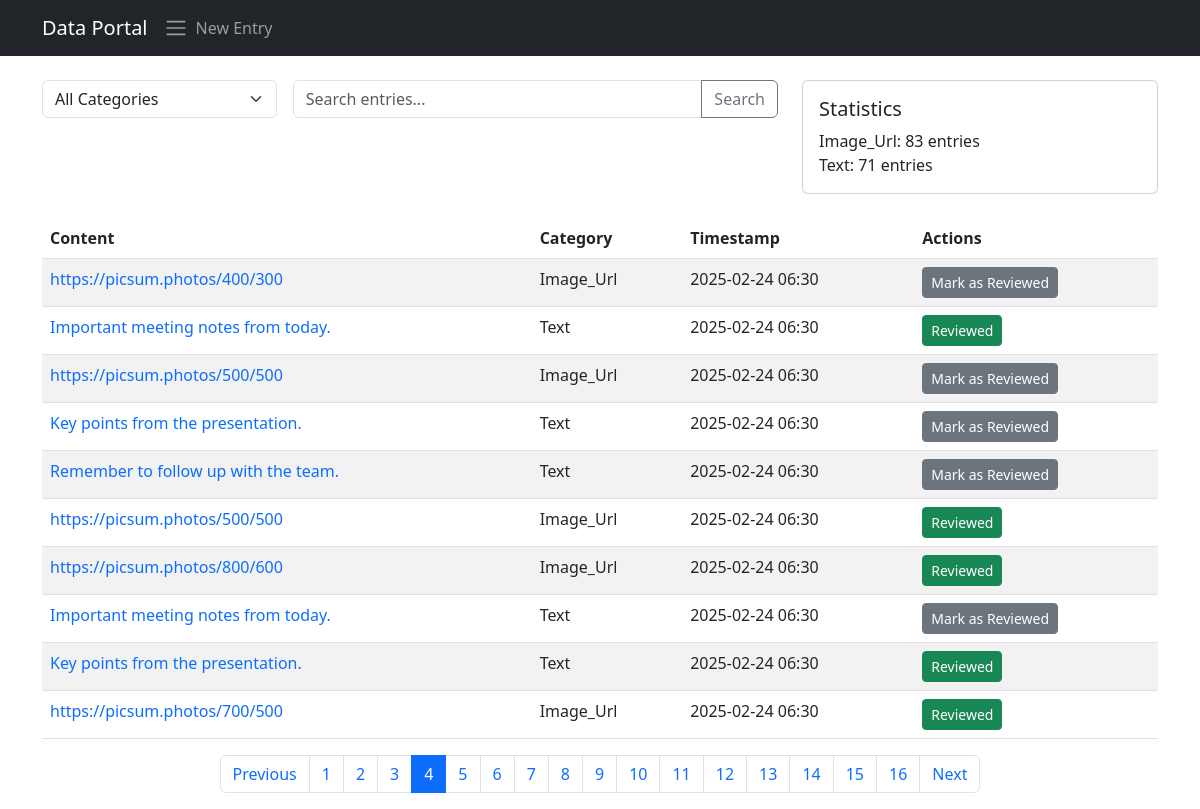
/?page=4, run on the app's committed database.
### entries/models.py (models this page shows, shortened)
class DataEntry(models.Model):
    CATEGORY_CHOICES = [
        ('text', 'Text'),
        ('image_url', 'Image URL'),
    ]
    content = models.TextField(help_text='Enter the content or URL')
    category = models.CharField(max_length=20, choices=CATEGORY_CHOICES, default='text')
    is_reviewed = models.BooleanField(default=False)
    timestamp = models.DateTimeField(auto_now_add=True)
    class Meta:
        verbose_name_plural = 'Data Entries'
        ordering = ['-timestamp']

### entries/views.py (the view)
# urls.py: path('', views.entry_list, name='entry_list'),
def entry_list(request):
    category_filter = request.GET.get('category')
    search_query = request.GET.get('search')
    entries = DataEntry.objects.all()
    if category_filter:
        entries = entries.filter(category=category_filter)
    if search_query:
        entries = entries.filter(content__icontains=search_query)
    paginator = Paginator(entries, 10)  # Show 10 entries per page
    page_number = request.GET.get('page')
    page_obj = paginator.get_page(page_number)
    category_stats = DataEntry.objects.values('category').annotate(count=Count('id'))
    context = {
        'page_obj': page_obj,
        'category_stats': category_stats,
        'category_filter': category_filter,
        'search_query': search_query,
    }
    return render(request, 'entries/entry_list.html', context)

### entries/templates/entries/entry_list.html (shortened to what this page needs)
{% extends 'entries/base.html' %}
{% block content %}
<div class="row mb-4">
    <div class="col-md-8">
        <form method="get" class="row g-3">
            <div class="col-md-4">
                <select name="category" class="form-select" onchange="this.form.submit()" title="Filter entries by category" aria-label="Filter entries by category">
                    <option value="">All Categories</option>
                </select>
            </div>
            <div class="col-md-8">
                <div class="input-group">
                    <input type="text" name="search" class="form-control" placeholder="Search entries..." value="{{ search_query|default:'' }}">
                    <button class="btn btn-outline-secondary" type="submit">Search</button>
                </div>
            </div>
        </form>
    </div>
    <div class="col-md-4">
        <div class="card">
            <div class="card-body">
                <h5 class="card-title">Statistics</h5>
                <ul class="list-unstyled mb-0">
                    {% for stat in category_stats %}
                    <li>{{ stat.category|title }}: {{ stat.count }} entries</li>
                    {% endfor %}
                </ul>
            </div>
        </div>
    </div>
</div>
<div class="table-responsive">
    <table class="table table-striped">
        <thead>
            <tr>
                <th>Content</th>
                <th>Category</th>
                <th>Timestamp</th>
                <th>Actions</th>
            </tr>
        </thead>
        <tbody>
            {% for entry in page_obj %}
            <tr>
                <td><a href="{% url 'entry_detail' entry.id %}" class="text-decoration-none">{{ entry.content }}</a></td>
                <td>{{ entry.category|title }}</td>
                <td>{{ entry.timestamp|date:"Y-m-d H:i" }}</td>
                <td>
                    <button class="btn btn-sm btn-{{ entry.is_reviewed|yesno:'success,secondary' }}"
                            hx-post="{% url 'toggle_review' entry.id %}"
                            hx-swap="outerHTML"
                            hx-headers='{"X-CSRFToken": "{{ csrf_token }}"}'>
                        {{ entry.is_reviewed|yesno:'Reviewed,Mark as Reviewed' }}
                    </button>
                </td>
            </tr>
            {% empty %}
            <tr>
                <td colspan="4" class="text-center">No entries found.</td>
            </tr>
            {% endfor %}
        </tbody>
    </table>
</div>
{% if page_obj.paginator.num_pages > 1 %}
<nav aria-label="Page navigation">
    <ul class="pagination justify-content-center">
        {% if page_obj.has_previous %}
        <li class="page-item">
            <a class="page-link" href="?page={{ page_obj.previous_page_number }}{% if category_filter %}&category={{ category_filter }}{% endif %}{% if search_query %}&search={{ search_query }}{% endif %}">Previous</a>
        </li>
        {% endif %}
        {% for num in page_obj.paginator.page_range %}
        <li class="page-item {% if num == page_obj.number %}active{% endif %}">
            <a class="page-link" href="?page={{ num }}{% if category_filter %}&category={{ category_filter }}{% endif %}{% if search_query %}&search={{ search_query }}{% endif %}">{{ num }}</a>
        </li>
        {% endfor %}
        {% if page_obj.has_next %}
        <li class="page-item">
            <a class="page-link" href="?page={{ page_obj.next_page_number }}{% if category_filter %}&category={{ category_filter }}{% endif %}{% if search_query %}&search={{ search_query }}{% endif %}">Next</a>
        </li>
        {% endif %}
    </ul>
</nav>
{% endif %}
{% endblock %}

### data on the page
DataEntry: content "https://picsum.photos/400/300", category "Image_Url", timestamp "2025-02-24 06:30", is_reviewed "Mark as Reviewed"
DataEntry: content "Important meeting notes from today.", category "Text", timestamp "2025-02-24 06:30", is_reviewed "Reviewed"
DataEntry: content "https://picsum.photos/500/500", category "Image_Url", timestamp "2025-02-24 06:30", is_reviewed "Mark as Reviewed"
DataEntry: content "Key points from the presentation.", category "Text", timestamp "2025-02-24 06:30", is_reviewed "Mark as Reviewed"
DataEntry: content "Remember to follow up with the team.", category "Text", timestamp "2025-02-24 06:30", is_reviewed "Mark as Reviewed"
DataEntry: content "https://picsum.photos/500/500", category "Image_Url", timestamp "2025-02-24 06:30", is_reviewed "Reviewed"
DataEntry: content "https://picsum.photos/800/600", category "Image_Url", timestamp "2025-02-24 06:30", is_reviewed "Reviewed"
DataEntry: content "Important meeting notes from today.", category "Text", timestamp "2025-02-24 06:30", is_reviewed "Mark as Reviewed"
DataEntry: content "Key points from the presentation.", category "Text", timestamp "2025-02-24 06:30", is_reviewed "Reviewed"
DataEntry: content "https://picsum.photos/700/500", category "Image_Url", timestamp "2025-02-24 06:30", is_reviewed "Reviewed"

### other printed values
{{ stat.category|title }} "Image_Url" "Text"
{{ stat.count }} "83" "71"
{{ num }} "1" "2" "3" "4" "5" "6" "7" "8" "9" "10" "11" "12" "13" "14" "15" "16"
